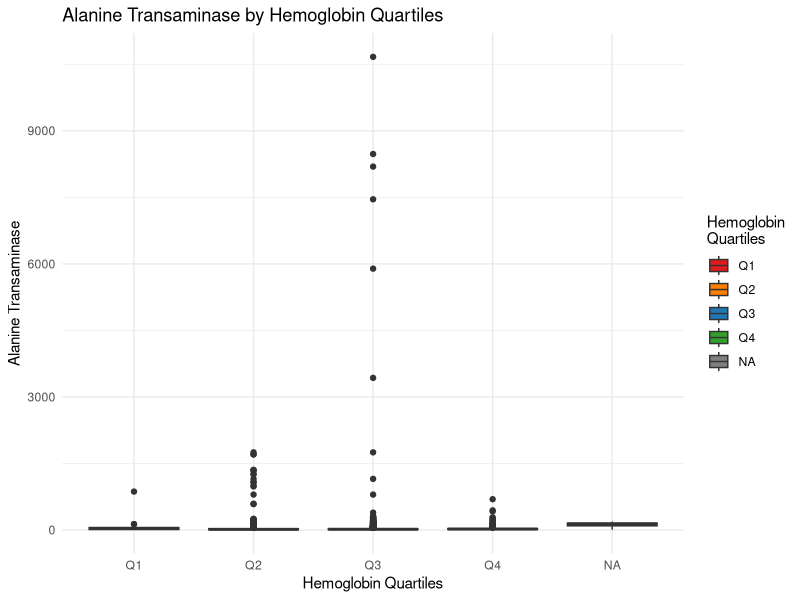
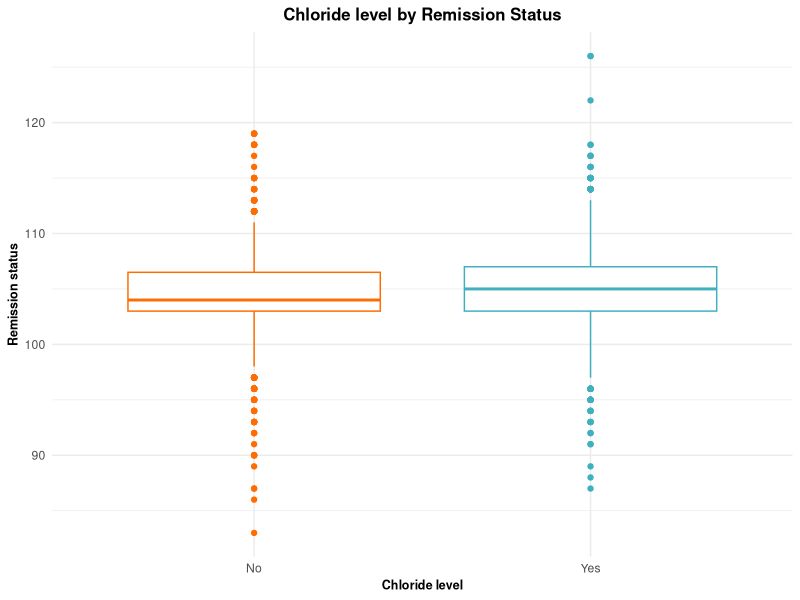
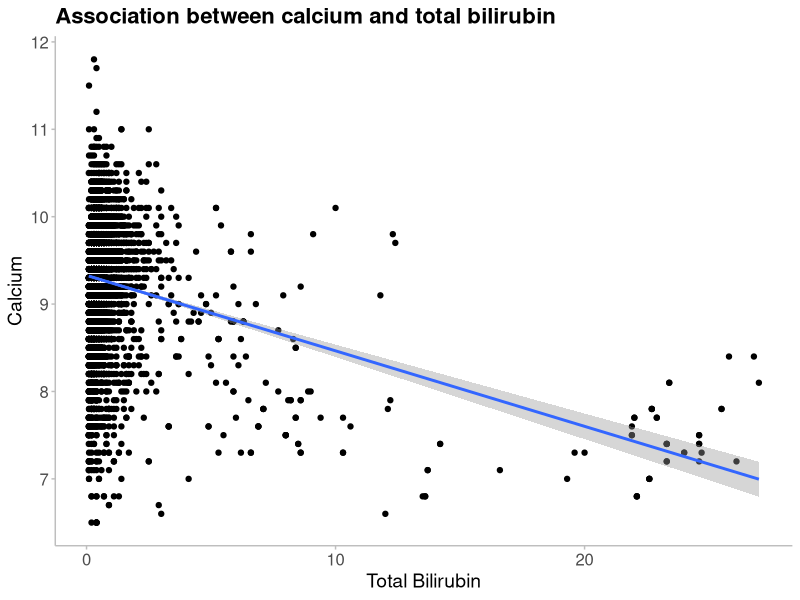

These charts were generated, in order, by the following R code:
#----Script Header-------------------------------------------------------------####
# Date: 10.09.2025         
# Author: Data_drama_queens     
# Filename: creating-plots
# Description: Script for creating plots.
#              We were given 5 questions, and asked to select one question each.
#              We have answered the following questions:
#                 - Does the remission depend on the hemoglobin level categorized into quartiles?
#                 - Does the remission depend on chloride?
#                 - Is there an association between calcium and total bilirubin?
# Project: RMED901A_Exam_Assignment
#-------------------------------------------------------------------------------###

# Read the data ----
library(here)
library(ggplot2)
library(tidyverse)

patient_data <- read_delim(
  here("data", "data_for_analysis", "20250908-tidy-joined-exam-data.txt"),
  delim = "\t"
)


# According to the data, was there a difference of alanine transaminase between quartiles of the hemoglobin level?
# Hemoglobin quartiles - statistical analysis
# ANOVA test
hgb_rem_aov <-patient_data %>% 
  aov(alt ~ hgb_quartiles, data = .) %>%  # Performs one-way ANOVA
  broom::tidy()                           # Converts results to clean data frame


# Plot 1 - Hemoglobin quartiles vs Alanine Transaminase
hgb_alt_plot <- ggplot(patient_data, aes(x = hgb_quartiles, y = alt, fill = hgb_quartiles)) +
  geom_boxplot() +                        # Creates box plots
  scale_fill_manual(values = c("#E31A1C", "#FF7F00", "#1F78B4", "#33A02C"), # Custom colors for each quartile
                    name = "Hemoglobin\nQuartiles") +     # Legend title 
  labs(title = "Alanine Transaminase by Hemoglobin Quartiles",     # Main title
       x = "Hemoglobin Quartiles",                       # X-axis label
       y = "Alanine Transaminase") +                                # Y-axis label
  theme_minimal()                         

hgb_alt_plot


# Statistical test to investigate if the remission is depended on chloride

## Count the number of patients in each category of remission
patient_data %>%
  group_by(remission) %>%
  count()

## Boxplot to visualize chloride levels by remission status.
ggplot(patient_data, aes(remission, chloride, color = remission)) +
  geom_boxplot() +
  theme_minimal() +
  theme(
    legend.position = "none"
  ) +
  labs(title = "Chloride level by Remission Status",
       x = "Chloride level",
       y = "Remission status") +
  theme(
    axis.title.x = element_text(face = "bold", size = 9),
    axis.title.y = element_text(face = "bold", size = 9),
    plot.title = element_text(face = "bold", hjust = 0.5, size = 12)
  ) +
  scale_color_manual(values = c("No" = "#fe6d01", "Yes" = "#40b0bf"))

# T-test to test difference in mean chloride levels by remission status
t_test_results <- patient_data %>% 
  t.test(chloride ~ remission, data = .) %>%
  broom::tidy()

t_test_results
# We have used an unpaired t-test for statistical analysis because we are
# interested in comparing the mean of chloride level between those with and 
# without remission. 

# The 2808 patients with remission compared to the 2359 patients
# without remission showed significantly lower chloride levels (t = -0.377, p = 0.000113)



# Association between calcium and total bilirubin----
#Plot the data first
patient_data  %>%
  ggplot(aes(x = tbil, y = cal)) +
  geom_point() +
  geom_smooth(method = "lm") +
  xlab("Total Bilirubin") + #change x axis label
  ylab("Calcium") + #y axis labels
  labs(title = "Association between calcium and total bilirubin") +
  theme_minimal() + #use the minimal theme
  theme(
    panel.grid.major = element_blank(), #remove major grid
    panel.grid.minor = element_blank(), #remove minor grid
    axis.line = element_line(colour="grey", linewidth = 0.5), #include x and y axis
    axis.ticks = element_line(colour = "grey", linewidth = 0.5), #include tick marks
    plot.title = element_text(size = 16, face = "bold"), #change title font
    axis.title = element_text(size = 14), #change axis title size
    axis.text.x = element_text( size = 12), #change x-axis text size
    axis.text.y = element_text(size=12) #change y-axis text size
  ) 

# From the plot we see that the data is not well captured by a linear relationships.
# Most points are located at low levels of total bilirubin, while a few points are located to the right.
# If the analyse was to be used in a "real" analysis, we should consider measures to improve the 
# association evaluation.

# However, a linear regression analysis for the association between calcium and total bilirubin is 
# considered to be sufficient in this project.
cal_tbil_lm <- patient_data %>% 
  lm(cal ~ tbil, data = .) %>%
  broom::tidy()

#View the regression results
cal_tbil_lm

# The linear regression indicates that there is an association between calcium and total bilirubin.
# The estimated coefficient is -0.09, with a p-value of 1.8e-104.
